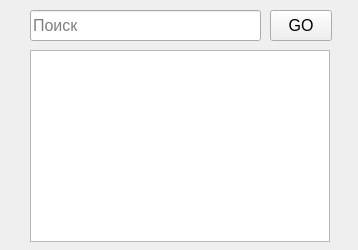
<?xml version="1.0" encoding="UTF-8"?>
<ui version="4.0">
 <class>Search</class>
 <widget class="QMainWindow" name="Search">
  <property name="geometry">
   <rect>
    <x>0</x>
    <y>0</y>
    <width>358</width>
    <height>250</height>
   </rect>
  </property>
  <property name="windowTitle">
   <string>Search</string>
  </property>
  <widget class="QWidget" name="centralwidget">
   <widget class="QLineEdit" name="lineEdit">
    <property name="geometry">
     <rect>
      <x>30</x>
      <y>10</y>
      <width>231</width>
      <height>31</height>
     </rect>
    </property>
    <property name="font">
     <font>
      <pointsize>12</pointsize>
     </font>
    </property>
    <property name="text">
     <string/>
    </property>
    <property name="placeholderText">
     <string>Поиск</string>
    </property>
   </widget>
   <widget class="QPushButton" name="pushButton">
    <property name="geometry">
     <rect>
      <x>270</x>
      <y>10</y>
      <width>62</width>
      <height>31</height>
     </rect>
    </property>
    <property name="font">
     <font>
      <pointsize>12</pointsize>
     </font>
    </property>
    <property name="text">
     <string>GO</string>
    </property>
   </widget>
   <widget class="QTextBrowser" name="textBrowser">
    <property name="geometry">
     <rect>
      <x>30</x>
      <y>50</y>
      <width>300</width>
      <height>192</height>
     </rect>
    </property>
   </widget>
  </widget>
 </widget>
 <resources/>
 <connections/>
</ui>
